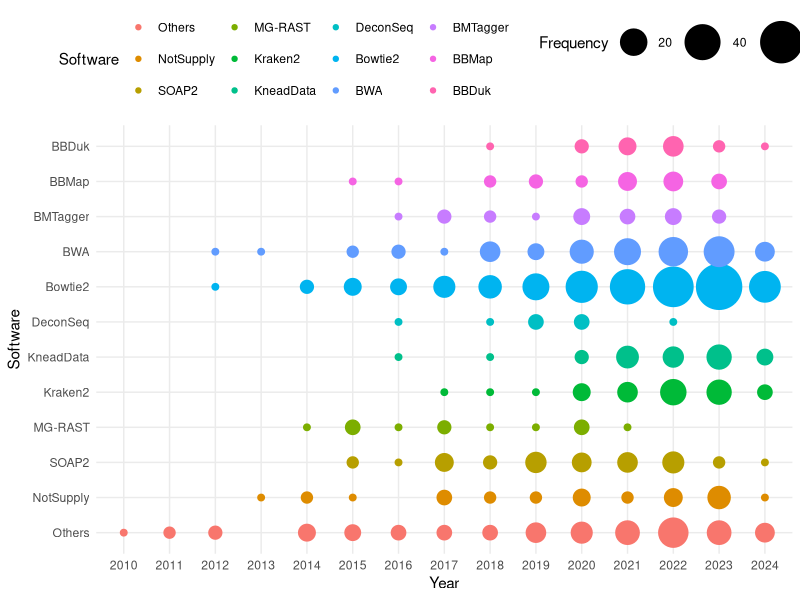

Reproduce this figure in R.
## ---- chunk 1
knitr::opts_chunk$set(
  collapse  =  T, echo = T, comment = "#>", message = F, warning = F,
	fig.align  =  "center", fig.width  =  5, fig.height = 3, dpi = 150)
## ---- chunk 2
data <- read.table("data.txt", header = TRUE)
data2 <- table(data$Year, data$Software)

## ---- chunk 3
library(ggplot2)
library(tidyr)
## ---- chunk 4
data2_long <- as.data.frame(as.table(data2))
names(data2_long) <- c("Year", "Software", "Frequency")
desired_order <- c('Others','NotSupply','SOAP2','MG-RAST','Kraken2','KneadData','DeconSeq','Bowtie2','BWA','BMTagger','BBMap','BBDuk')
data2_long$Software <- factor(data2_long$Software, levels = desired_order)
## ---- chunk 5
data2_long <- data2_long[data2_long$Frequency > 0, ]

ggplot(data2_long, aes(x = as.factor(Year), y = Software, size = Frequency, color = Software)) +
  geom_point() +
  scale_size_continuous(range = c(2,15)) + 
  theme_minimal() +
  labs(x = "Year", y = "Software", size = "Frequency", color = "Software") +
  theme(legend.position = "top")  
  theme(
    panel.background = element_rect(fill="white", colour="white", size=1),
    axis.line = element_line(colour="black", size=1),
    axis.title = element_text(size=18, color="black"),
    axis.text = element_text(size=18, color="black"),
    legend.text = element_text(size =18),
    aspect.ratio = 0.9,  
    plot.title = element_text(size = 18)
  ) 


